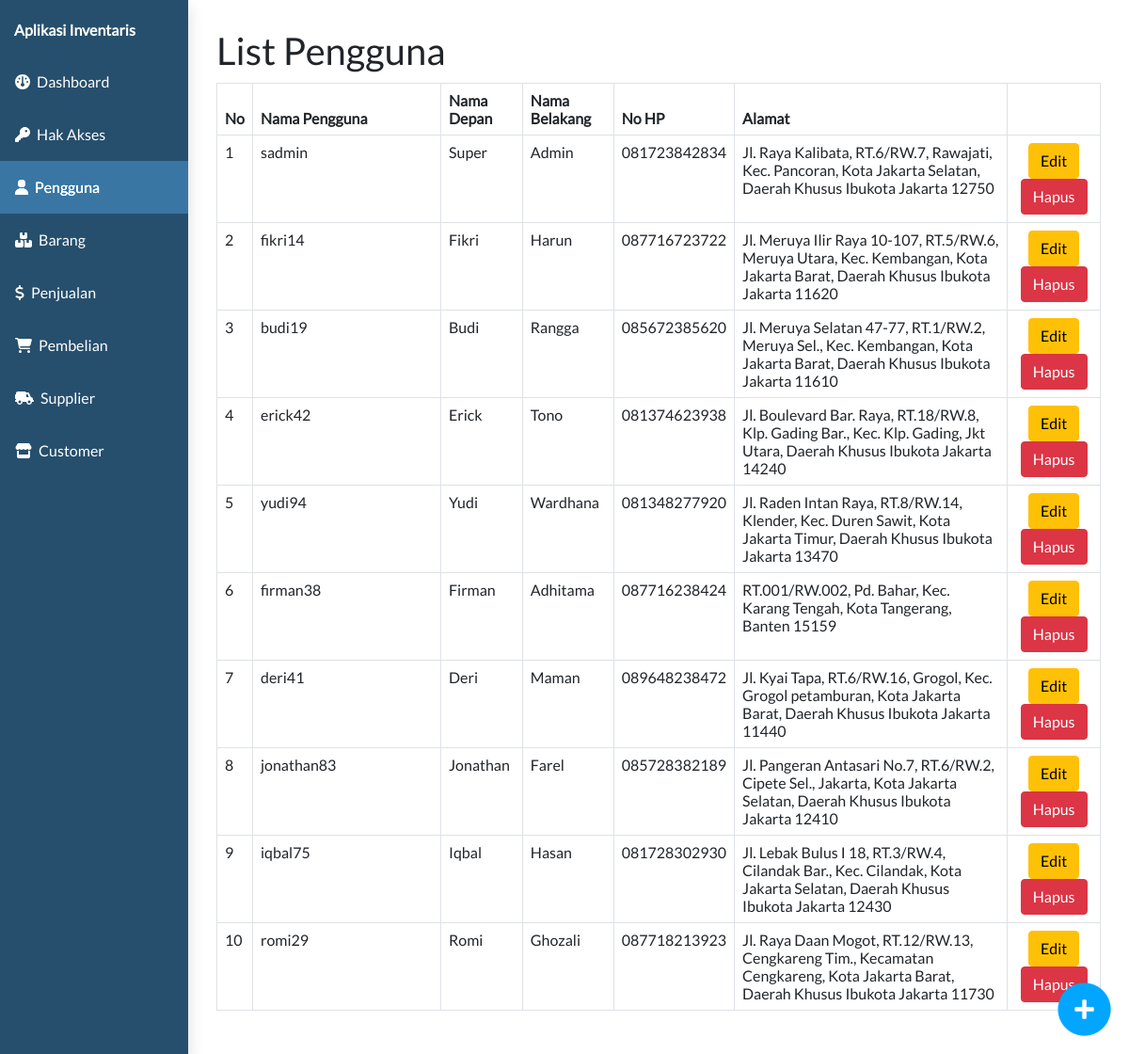
The page /admin.php?page=pengguna&subpage=pengguna-list on the database its author committed.
### tables this page shows
CREATE TABLE `pengguna`  (
  `id_pengguna` int NOT NULL AUTO_INCREMENT,
  `nama_pengguna` varchar(30) NULL DEFAULT NULL,
  `password` varchar(50) NULL DEFAULT NULL,
  `nama_depan` varchar(50) NULL DEFAULT NULL,
  `nama_belakang` varchar(50) NULL DEFAULT NULL,
  `no_hp` varchar(15) NULL DEFAULT NULL,
  `alamat` text NULL,
  `id_akses` int NULL DEFAULT NULL,
  PRIMARY KEY (`id_pengguna`) USING BTREE,
  INDEX `IdAkses`(`id_akses` ASC) USING BTREE,
  CONSTRAINT `pengguna_ibfk_1` FOREIGN KEY (`id_akses`) REFERENCES `hak_akses` (`id_akses`) ON DELETE CASCADE ON UPDATE CASCADE
);

### controller/pengguna_controller.php (called while the page is built, shortened)
<?php
require_once "controller/base_controller.php";
class PenggunaController {
    function callmodel(){
        $baseController = new BaseController();
    }
    function pengguna_list(){
        $model = new model;
        $pengguna_list = $model->select("pengguna");
        return $pengguna_list;
    }
}
?>

### model/model.php (called while the page is built, shortened)
<?php
class model {
    function select($table){
        require "koneksi.php";
        $data = mysqli_query($connect, "SELECT * FROM $table");
        $dataarray = array();
            while($row = mysqli_fetch_assoc($data)){
                $dataarray[] = $row;
            }
        return $dataarray;
    }
}
?>

### view/pengguna/pengguna-list.php (the view, shortened to what this page needs)
<?php
require_once "controller/pengguna_controller.php";
$penggunaController = new PenggunaController();
$penggunaController->callasset();
$pengguna_list = $penggunaController->pengguna_list();
?>
<html>
<head>
</head>
<div class="clm-12 np">
  <div class="container-full" id="daftarproduk">
    <h1>List Pengguna</h1>
    <table class="table table-bordered" style="margin-top:10px">
      <?php if ($pengguna_list != null) : ?>
        <thead>
          <th>No</th>
          <th>Nama Pengguna</th>
          <th>Nama Depan</th>
          <th>Nama Belakang</th>
          <th>No HP</th>
          <th>Alamat</th>
          <th></th>
        </thead>
        <?php $no = 1;
        foreach ($pengguna_list as  $pengguna) : ?>
          <tr>
            <td><?php echo $no;
                $no++ ?></td>
            <td style="width:200px"><?php echo $pengguna['nama_pengguna'] ?></td>
            <td><?php echo $pengguna['nama_depan'] ?></td>
            <td><?php echo $pengguna['nama_belakang'] ?></td>
            <td><?php echo $pengguna['no_hp'] ?></td>
            <td><?php echo $pengguna['alamat'] ?></td>
            <td class="text-center">
              <a href="submit.php?pengguna-edit=<?php echo $pengguna['id_pengguna'] ?>"><button class="btn btn-warning">Edit</button></a>
              <a href="submit.php?pengguna-delete=<?php echo $pengguna['id_pengguna'] ?>"><button class="btn btn-danger">Hapus</button></a>
            </td>
          </tr>
        <?php endforeach ?>
      <?php else : ?>
        <tr>
          <td colspan="7" style="text-align:center">Tidak Ada Data.</td>
        </tr>
      <?php endif ?>
    </table>
  </div>
</div>
<div class="fly-right">
  <a href="?page=pengguna&&subpage=pengguna-detail">
    <img src="assets/img/add_blue.png" class="flyitem" style="width:65px; height:65px;">
  </a>
</div>
</html>

### assets/css/style.css (style rules this page uses)
* { font-family: 'lato'; margin: 0px; }
.clm-1, .clm-2, .clm-3, .clm-4, .clm-5, .clm-6, .clm-7, .clm-8, .clm-9, .clm-10, .clm-11, .clm-12 { float:left; padding:10px; box-sizing: border-box; }
.clm-12 { width:100%; }
.container-full { width: 100%; padding:15px;; margin-left: auto; margin-right: auto; box-sizing: border-box; float:left; }
.np { padding:0px; }
.fly-right { position: fixed; bottom:0px; right: 0px; float: left; padding: 15px; }

### rows shown on the page
pengguna: nama_pengguna "sadmin", nama_depan "Super", nama_belakang "Admin", no_hp "081723842834", alamat "Jl. Raya Kalibata, RT.6/RW.7, Rawajati, Kec. Pancoran, Kota Jakarta Selatan, Daerah Khusus Ibukota Jakarta 12750"
pengguna: nama_pengguna "fikri14", nama_depan "Fikri", nama_belakang "Harun", no_hp "087716723722", alamat "Jl. Meruya Ilir Raya 10-107, RT.5/RW.6, Meruya Utara, Kec. Kembangan, Kota Jakarta Barat, Daerah Khusus Ibukota Jakarta 11620"
pengguna: nama_pengguna "budi19", nama_depan "Budi", nama_belakang "Rangga", no_hp "085672385620", alamat "Jl. Meruya Selatan 47-77, RT.1/RW.2, Meruya Sel., Kec. Kembangan, Kota Jakarta Barat, Daerah Khusus Ibukota Jakarta 11610"
pengguna: nama_pengguna "erick42", nama_depan "Erick", nama_belakang "Tono", no_hp "081374623938", alamat "Jl. Boulevard Bar. Raya, RT.18/RW.8, Klp. Gading Bar., Kec. Klp. Gading, Jkt Utara, Daerah Khusus Ibukota Jakarta 14240"
pengguna: nama_pengguna "yudi94", nama_depan "Yudi", nama_belakang "Wardhana", no_hp "081348277920", alamat "Jl. Raden Intan Raya, RT.8/RW.14, Klender, Kec. Duren Sawit, Kota Jakarta Timur, Daerah Khusus Ibukota Jakarta 13470"
pengguna: nama_pengguna "firman38", nama_depan "Firman", nama_belakang "Adhitama", no_hp "087716238424", alamat "RT.001/RW.002, Pd. Bahar, Kec. Karang Tengah, Kota Tangerang, Banten 15159"
pengguna: nama_pengguna "deri41", nama_depan "Deri", nama_belakang "Maman", no_hp "089648238472", alamat "Jl. Kyai Tapa, RT.6/RW.16, Grogol, Kec. Grogol petamburan, Kota Jakarta Barat, Daerah Khusus Ibukota Jakarta 11440"
pengguna: nama_pengguna "jonathan83", nama_depan "Jonathan", nama_belakang "Farel", no_hp "085728382189", alamat "Jl. Pangeran Antasari No.7, RT.6/RW.2, Cipete Sel., Jakarta, Kota Jakarta Selatan, Daerah Khusus Ibukota Jakarta 12410"
pengguna: nama_pengguna "iqbal75", nama_depan "Iqbal", nama_belakang "Hasan", no_hp "081728302930", alamat "Jl. Lebak Bulus I 18, RT.3/RW.4, Cilandak Bar., Kec. Cilandak, Kota Jakarta Selatan, Daerah Khusus Ibukota Jakarta 12430"
pengguna: nama_pengguna "romi29", nama_depan "Romi", nama_belakang "Ghozali", no_hp "087718213923", alamat "Jl. Raya Daan Mogot, RT.12/RW.13, Cengkareng Tim., Kecamatan Cengkareng, Kota Jakarta Barat, Daerah Khusus Ibukota Jakarta 11730"
